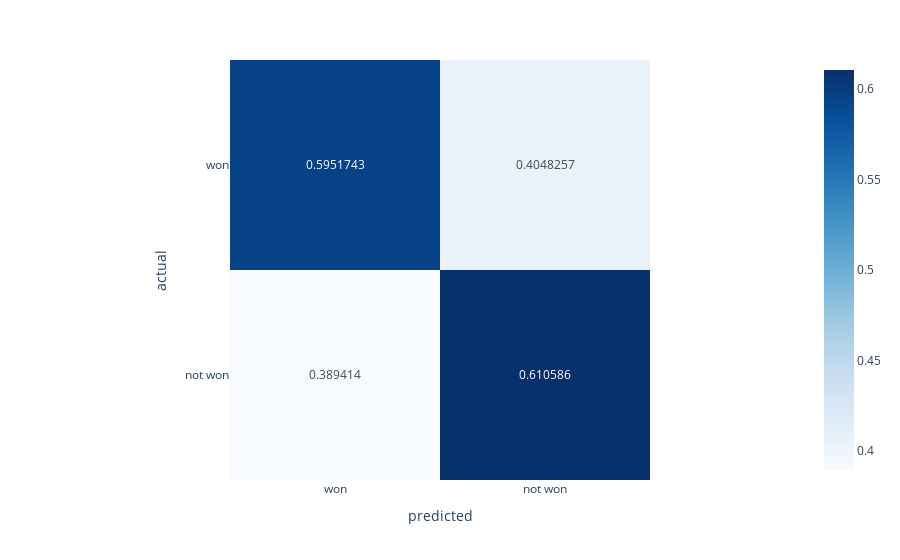

Notebook source saved alongside this figure:
### Code cell
import xgboost as xgb

#XGBClassifier default parameters are not available without fitting the model
XGB_model = xgb.XGBClassifier(verbosity = 0,
                              objective='binary:logistic',
                              booster='gbtree',
                              eta = 0.01,
                              eval_metric='auc',
                              max_depth = 2,
                              max_delta_step = 10,
                              subsample = 0.1,
                              reg_lambda = 1.1,
                              reg_alpha = 0.6,
                              tree_method = 'exact',
                              scale_pos_weight = 0.76,
                              )
#XGB_model.get_params()
combined, precision_weight, precision_raw, importances,XGB_model = make_xgb_predictions (XGB_model,df_rolling, predictors+new_cols)
print(precision_raw)
print(precision_weight)
a = pd.crosstab(index=combined["actual"], columns=combined["predicted"])
#Have to divide by the sum of each row to maintain consistancy with the random forrest confusion matrix plots. 
a = a.div(a.sum(axis=1), axis = 0)
import plotly.express as px
fig = px.imshow(a, color_continuous_scale='blues', text_auto=True, x = ['won', 'not won'], y = ['won','not won'])
fig.show()

### Figure 1 — Plotly figure (JSON) as saved in the notebook; plotly's stock layout.template omitted (floating-point values rounded to 4 significant figures)
{"data": [{"coloraxis": "coloraxis", "hovertemplate": "predicted: %{x}<br>actual: %{y}<br>color: %{z}<extra></extra>", "name": "0", "texttemplate": "%{z}", "type": "heatmap", "x": ["won", "not won"], "xaxis": "x", "y": ["won", "not won"], "yaxis": "y", "z": [[0.5952, 0.4048], [0.3894, 0.6106]]}], "layout": {"coloraxis": {"colorscale": [[0, "rgb(247,251,255)"], [0.125, "rgb(222,235,247)"], [0.25, "rgb(198,219,239)"], [0.375, "rgb(158,202,225)"], [0.5, "rgb(107,174,214)"], [0.625, "rgb(66,146,198)"], [0.75, "rgb(33,113,181)"], [0.875, "rgb(8,81,156)"], [1, "rgb(8,48,107)"]]}, "margin": {"t": 60}, "xaxis": {"anchor": "y", "constrain": "domain", "domain": [0, 1], "scaleanchor": "y", "title": {"text": "predicted"}}, "yaxis": {"anchor": "x", "autorange": "reversed", "constrain": "domain", "domain": [0, 1], "title": {"text": "actual"}}}}
